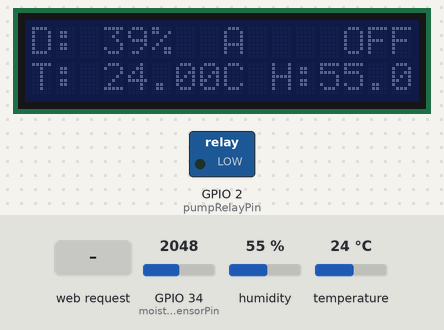
This sketch was run on a simulated ESP32. Parts: 16×2 character LCD, switched loads named in the sketch (green lamp = pin HIGH). Inputs (shaded band) come from the test bench; at power-on: GPIO 34 (moistureSensorPin) = 2048, humidity 55 %, temperature 24 °C. WiFi joins after 1.5 s; servers stay silent unless stated; what the sketch prints to the serial monitor is not drawn.

Above: at 2.7 s.
2.8 s: GPIO 34 (moistureSensorPin) set to 2284
At 4.3 s:
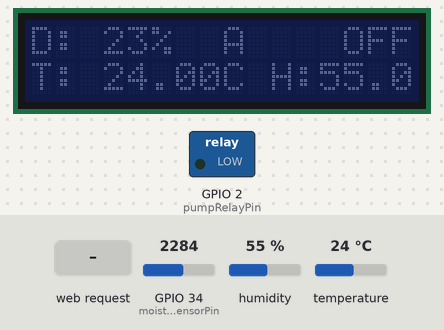
5.2 s: GPIO 34 (moistureSensorPin) set to 2371
At 6.6 s:
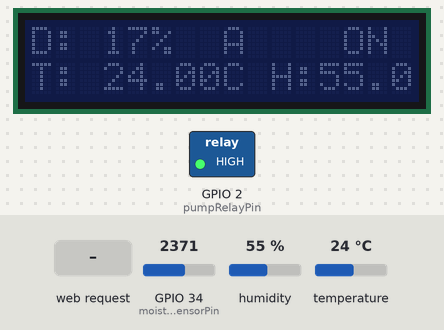
7.3 s: HTTP request GET /toggleMode received
At 9.6 s:
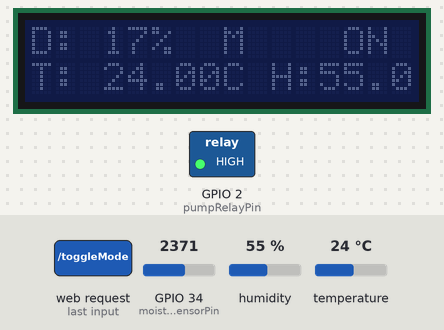
10.4 s: HTTP request GET /togglePump received
At 11.8 s:
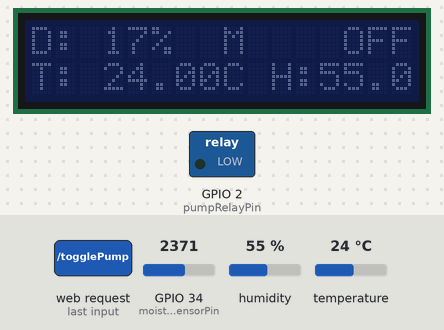
12.5 s: humidity set to 22 %
At 14.5 s:
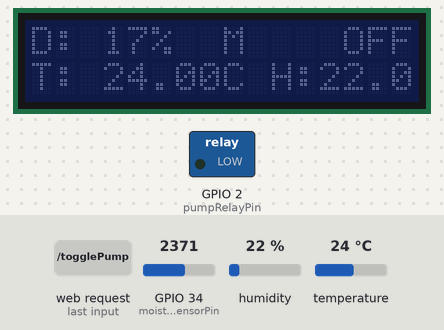
15.7 s: temperature set to 12 °C
At 16.9 s:
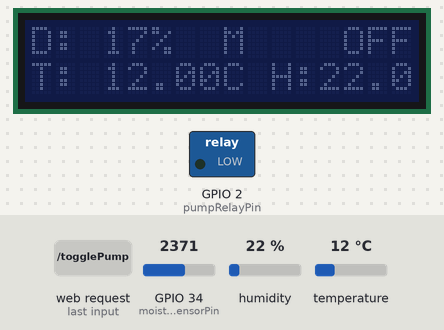
Timing chart, 0 to 18.7 s (numbered marks = the images above; inputs shaded):
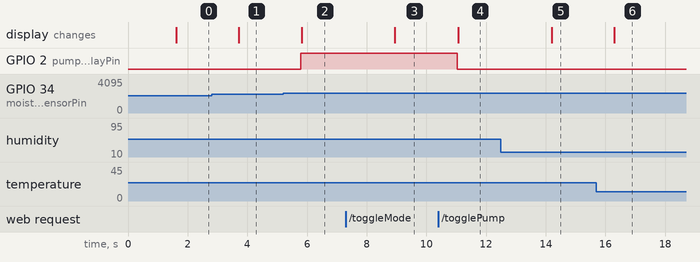

Measured:
- the behaviour switches between 2334 and 2335 on GPIO 34 (moistureSensorPin) (found by bisection; images 1 and 2)
- after the input at 2.8 s, the display: changes after 0.91 s (image 1)
- after the input at 5.2 s, GPIO 2 (pumpRelayPin): LOW → HIGH after 0.60 s; the display: changes after 0.63 s (image 2)
- after the input at 7.3 s, the display: changes after 1.6 s (image 3)
- after the input at 10.4 s, GPIO 2 (pumpRelayPin): HIGH → LOW after 0.63 s; the display: changes after 0.66 s (image 4)
- after the input at 12.5 s, the display: changes after 1.7 s (image 5)
- after the input at 15.7 s, the display: changes after 0.59 s (image 6)

The sketch:

websevertuoicay.ino
```cpp
/* Hệ Thống Tưới Cây Thông Minh ESP32 - WEB SERVER CÓ GIAO DIỆN CẢI TIẾN */
#include <WiFi.h>
#include <WiFiClient.h>
#include <WiFiServer.h>
#include <DHT.h>
#include <LiquidCrystal_I2C.h>

#define BLYNK_PRINT Serial

char ssid[] = "Kieu Son";
char pass[] = "123456789";

const int moistureSensorPin = 34;
const int pumpRelayPin = 2;
const int dhtPin = 4;

#define DHTTYPE DHT11
DHT dht(dhtPin, DHTTYPE);
LiquidCrystal_I2C lcd(0x27, 16, 2);

const int drySoilThreshold = 2630;
const int wetSoilThreshold = 1150;
const unsigned long wateringDuration = 5000;

int soilMoisturePercentage;
bool pumpState = false;
bool automaticMode = true;
float temperature = 0.0;
float humidity = 0.0;

WiFiServer server(80);

int getSoilMoisturePercentage() {
    int soilMoistureValue = analogRead(moistureSensorPin);
    return map(soilMoistureValue, drySoilThreshold, wetSoilThreshold, 0, 100);
}

void readDHTData() {
    humidity = dht.readHumidity();
    temperature = dht.readTemperature();
}

void updateLCDReadings() {
    lcd.clear();
    lcd.setCursor(0, 0);
    lcd.print("D: "); lcd.print(soilMoisturePercentage); lcd.print("%");
    lcd.setCursor(8, 0);
    lcd.print(automaticMode ? "A" : "M");
    lcd.setCursor(0, 1);
    lcd.print("T: "); lcd.print(temperature); lcd.print("C H:"); lcd.print(humidity); lcd.print("%");
    lcd.setCursor(13, 0);
    lcd.print(pumpState ? "ON" : "OFF");
}

void controlPump(bool enablePump) {
    pumpState = enablePump;
    digitalWrite(pumpRelayPin, pumpState ? HIGH : LOW);
    updateLCDReadings();
}

void setup() {
    Serial.begin(115200);
    pinMode(pumpRelayPin, OUTPUT);
    digitalWrite(pumpRelayPin, LOW);
    dht.begin();
    lcd.init();
    lcd.noBacklight();

    WiFi.begin(ssid, pass);
    while (WiFi.status() != WL_CONNECTED) {
        delay(500);
        Serial.print(".");
    }
    Serial.println("WiFi Connected");
    server.begin();
}

void loop() {
    soilMoisturePercentage = getSoilMoisturePercentage();
    readDHTData();
    updateLCDReadings();
     if (automaticMode) {
        if (soilMoisturePercentage < 20 && !pumpState) {
            controlPump(true); // Bật bơm nếu độ ẩm dưới 20% và bơm đang tắt
        } else if (soilMoisturePercentage > 50 && pumpState) {
            controlPump(false); // Tắt bơm nếu độ ẩm trên 50% và bơm đang bật
        }
    }

    WiFiClient client = server.available();
    if (client) {
        String request = client.readStringUntil('\r');
        client.flush();

        if (request.indexOf("/toggleMode") >= 0) {
            automaticMode = !automaticMode;
        }
        if (request.indexOf("/togglePump") >= 0 && !automaticMode) {
            controlPump(!pumpState);
        }
        if (request.indexOf("/getData") >= 0) {
            String jsonData = "{\"soilMoisture\":" + String(soilMoisturePercentage) +
                              ", \"temperature\":" + String(temperature) +
                              ", \"humidity\":" + String(humidity) +
                              ", \"pumpState\":" + String(pumpState) +
                              ", \"automaticMode\":" + String(automaticMode) + "}";
            client.println("HTTP/1.1 200 OK");
            client.println("Content-Type: application/json");
            client.println("Connection: close");
            client.println();
            client.println(jsonData);
            client.stop();
            return;
        }

        String htmlContent = "<!DOCTYPE html><html><head><title>Hệ Thống Tưới Cây</title><meta charset='UTF-8'><style>";
        htmlContent += "body{font-family:Arial;text-align:center;background:#f4f4f4;}";
        htmlContent += "h1{color:#333;}button{padding:15px 30px;margin:10px;font-size:18px;border:none;border-radius:5px;cursor:pointer;}";
        htmlContent += ".on{background:#28a745;color:white;}.off{background:#dc3545;color:white;}.mode{background:#007bff;color:white;}";
        htmlContent += "</style></head><body>";
        htmlContent += "<h1>Hệ Thống Tưới Cây Thông Minh</h1>";
        htmlContent += "<p>Chế độ: <b id='mode' style='color:" + String(automaticMode ? "blue" : "red") + "'>" + (automaticMode ? "TỰ ĐỘNG" : "THỦ CÔNG") + "</b></p>";
        htmlContent += "<p>Độ ẩm đất: <span id='soil'>" + String(soilMoisturePercentage) + "</span>%</p>";
        htmlContent += "<p>Nhiệt độ: <span id='temp'>" + String(temperature) + "</span>°C</p>";
        htmlContent += "<p>Độ ẩm không khí: <span id='hum'>" + String(humidity) + "</span>%</p>";
        htmlContent += "<p>Trạng thái bơm: <b id='pump' style='color:" + String(pumpState ? "green" : "red") + "'>" + (pumpState ? "BẬT" : "TẮT") + "</b></p>";
        htmlContent += "<button class='mode' onclick=\"window.location.href='/toggleMode'\">Chuyển chế độ</button>";
        htmlContent += "<button id='pumpBtn' class='" + String(pumpState ? "off" : "on") + "' onclick=\"window.location.href='/togglePump'\" " + String(automaticMode ? "disabled" : "") + ">" + (pumpState ? "Tắt Bơm" : "Bật Bơm") + "</button>";
        htmlContent += "<script>";
        htmlContent += "function updateData() {fetch('/getData').then(response => response.json()).then(data => {";
        htmlContent += "document.getElementById('soil').innerText = data.soilMoisture;";
        htmlContent += "document.getElementById('temp').innerText = data.temperature;";
        htmlContent += "document.getElementById('hum').innerText = data.humidity;";
        htmlContent += "document.getElementById('mode').innerText = data.automaticMode ? 'TỰ ĐỘNG' : 'THỦ CÔNG';";
        htmlContent += "document.getElementById('mode').style.color = data.automaticMode ? 'blue' : 'red';";
        htmlContent += "document.getElementById('pump').innerText = data.pumpState ? 'BẬT' : 'TẮT';";
        htmlContent += "document.getElementById('pump').style.color = data.pumpState ? 'green' : 'red';";
        htmlContent += "setTimeout(updateData, 2000);}).catch(error => console.error('Error:', error));}";
        htmlContent += "updateData();</script>";
        htmlContent += "</body></html>";

        client.println("HTTP/1.1 200 OK");
        client.println("Content-Type: text/html");
        client.println("Connection: close");
        client.println();
        client.println(htmlContent);
        client.stop();
    }
    delay(1000);
}
```
